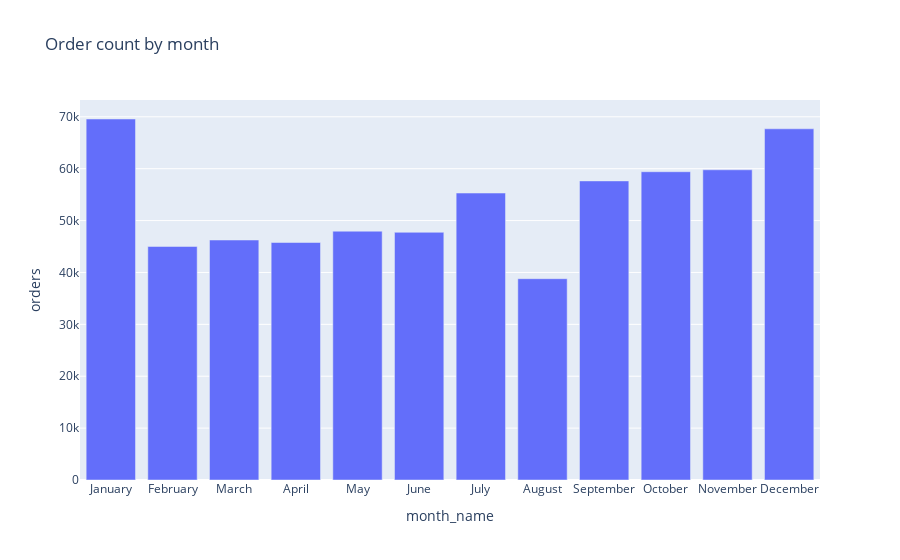

Notebook cell for this chart:
### Markdown cell above
1) Winter has the highest order count, followed by Autumn, Spring, and Summer.
2) This could indicate that more orders are placed in colder months

### Code cell
# Map the month numbers to month names
month_names = {
    1: 'January', 2: 'February', 3: 'March', 4: 'April', 
    5: 'May', 6: 'June', 7: 'July', 8: 'August', 
    9: 'September', 10: 'October', 11: 'November', 12: 'December'
}
data['month_name'] = data['month'].map(month_names)

# Group by the new 'month_name' column
grouped = data.groupby('month_name')['orders'].sum().reset_index()

# Plotly might not automatically sort the months correctly, so we'll sort them manually
ordered_months = ['January', 'February', 'March', 'April', 'May', 'June', 
                  'July', 'August', 'September', 'October', 'November', 'December']
grouped['month_name'] = pd.Categorical(grouped['month_name'], categories=ordered_months, ordered=True)
grouped = grouped.sort_values('month_name')

# Plot order count by month with month names
fig = px.bar(grouped, x='month_name', y='orders', title='Order count by month')
fig.show()

### Figure 1 — Plotly figure (JSON) as saved in the notebook; plotly's stock layout.template omitted (floating-point values rounded to 4 significant figures)
{"data": [{"alignmentgroup": "True", "hovertemplate": "month_name=%{x}<br>orders=%{y}<extra></extra>", "legendgroup": "", "marker": {"color": "#636efa", "pattern": {"shape": ""}}, "name": "", "offsetgroup": "", "orientation": "v", "showlegend": false, "textposition": "auto", "type": "bar", "x": ["January", "February", "March", "April", "May", "June", "July", "August", "September", "October", "November", "December"], "xaxis": "x", "y": [69577, 45009, 46257, 45774, 47955, 47739, 55307, 38799, 57644, 59417, 59788, 67686], "yaxis": "y"}], "layout": {"barmode": "relative", "legend": {"tracegroupgap": 0}, "title": {"text": "Order count by month"}, "xaxis": {"anchor": "y", "domain": [0, 1], "title": {"text": "month_name"}}, "yaxis": {"anchor": "x", "domain": [0, 1], "title": {"text": "orders"}}}}
